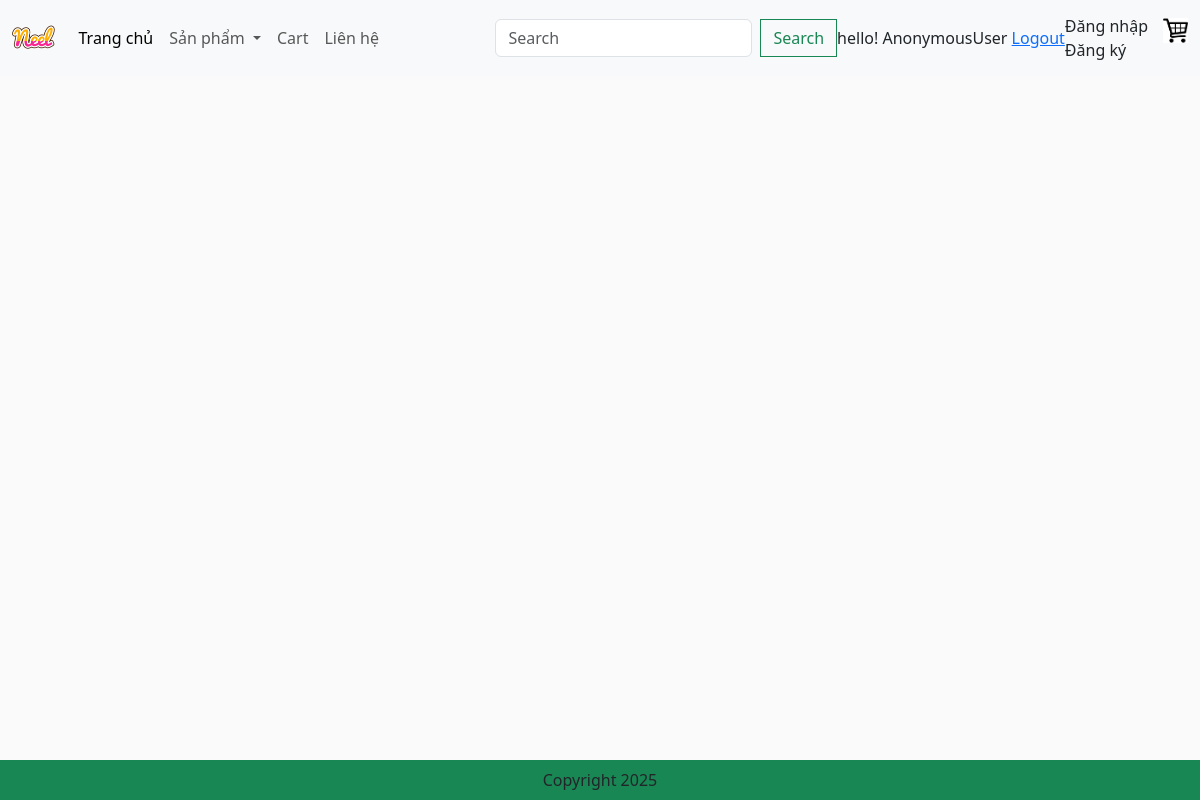
Before: /category/?category=food with the older database file.
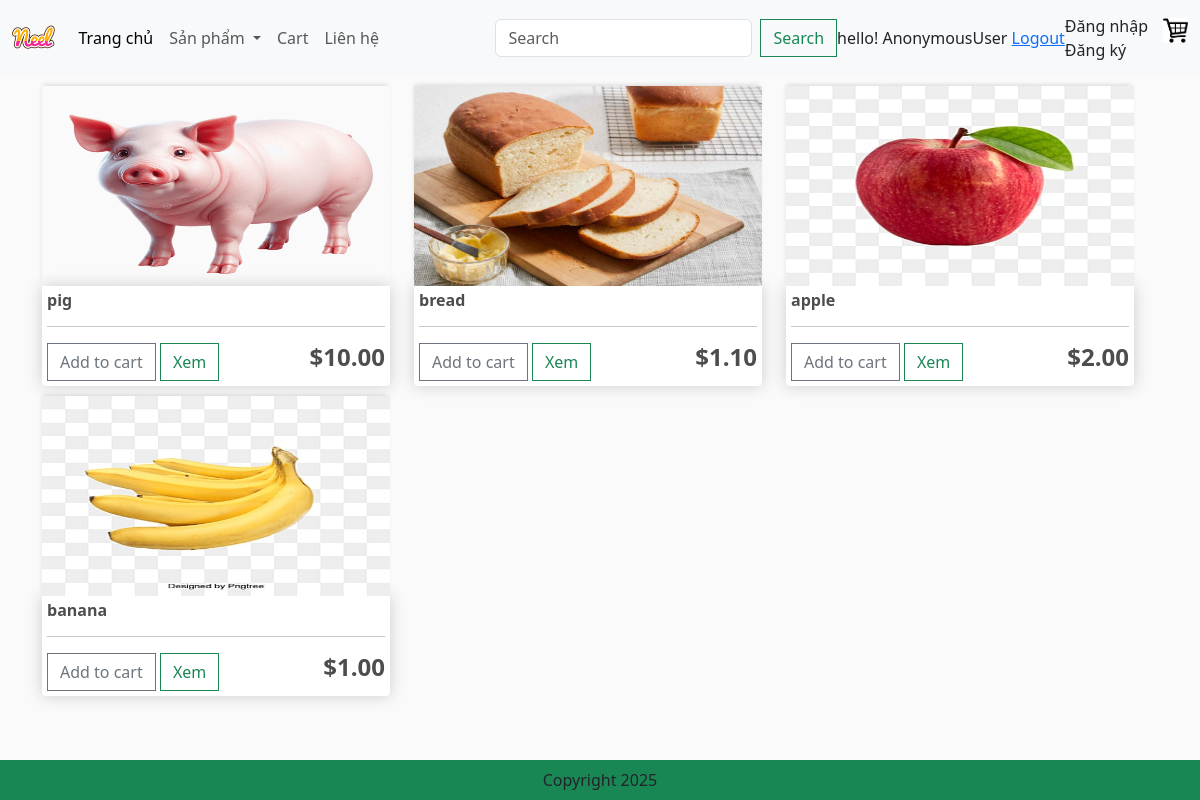
After: the same page with the newer database file.
### app/models.py (models this page shows, shortened)
class Product(models.Model):
    category = models.ManyToManyField(Category,related_name='product')
    name = models.CharField(max_length=200,null=True)
    price = models.FloatField()
    digital = models.BooleanField(default=False,null=True,blank=False)
    image = models.ImageField(null=True,blank=True)
    detail = models.TextField(null=True,blank=True)
    @property
    def ImageURL(self):
        try:
            url = self.image.url
        except:
            url = ''
        return url

### app/views.py (the view)
# urls.py: path('category/', views.category, name="category"),
def category(request):
    categories = Category.objects.filter(is_sub=False)
    active_category = request.GET.get('category', '')
    products = []  # Luôn khởi tạo
    if active_category:
        try:
            category_obj = Category.objects.get(slug=active_category)
            products = Product.objects.filter(category=category_obj)
        except Category.DoesNotExist:
            products = []
    context = {
        'categories': categories,
        'products': products,
        'active_category': active_category
    }
    return render(request, 'app/category.html', context)

### app/templates/app/category.html (shortened to what this page needs)
<!DOCTYPE html>
{% extends "app/base.html" %}
{% load static %}
        {% block register %}
            <div class="container">
            <div class="row" style="width:100%">
                {% for product in products %}
                <div class="col-lg-4 col-md-6 col-sm-12">
                    <img class="thumbnail" src="{{product.ImageURL}}">
                    <div class="box-element product">
                        <h6><strong>{{product.name}}</strong></h6>
                        <hr>
                        <button data-product="{{ product.id }}" data-action="add" class="btn btn-outline-secondary add-btn update-cart">Add to cart</button>
                        <a class="btn btn-outline-success" href="#">Xem</a>
                        <h4 style="display: inline-block; float: right"><strong>${{product.price | floatformat:2}}</strong></h4>
                    </div>
                </div>
                {% endfor %}
                </div>
            </div>
        {% endblock register %}

Changed rows visible on the page:
now on this page (row edited): Product: ImageURL (picture), name "pig", price "10.00"
now on this page (row edited): Product: ImageURL (picture), name "bread", price "1.10"
now on this page (row edited): Product: ImageURL (picture), name "apple", price "2.00"
now on this page (row edited): Product: ImageURL (picture), name "banana", price "1.00"
